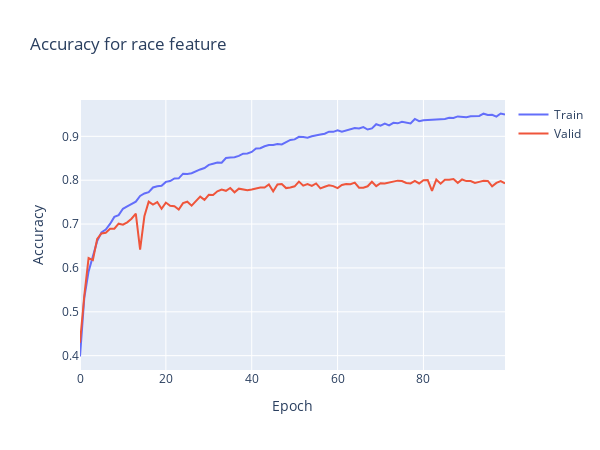

Here is the notebook cell this chart was saved with:
### Markdown cell above
### Race accuracy

### Code cell
plt.clf()
fig = go.Figure()
fig.add_trace(go.Scatter(
                    y=history.history['race_output_accuracy'],
                    name='Train'))

fig.add_trace(go.Scatter(
                    y=history.history['val_race_output_accuracy'],
                    name='Valid'))


fig.update_layout(height=450, 
                  width=600,
                  title='Accuracy for race feature',
                  xaxis_title='Epoch',
                  yaxis_title='Accuracy')

fig.write_html('acc_race.html', include_plotlyjs='cdn')

fig.show()
